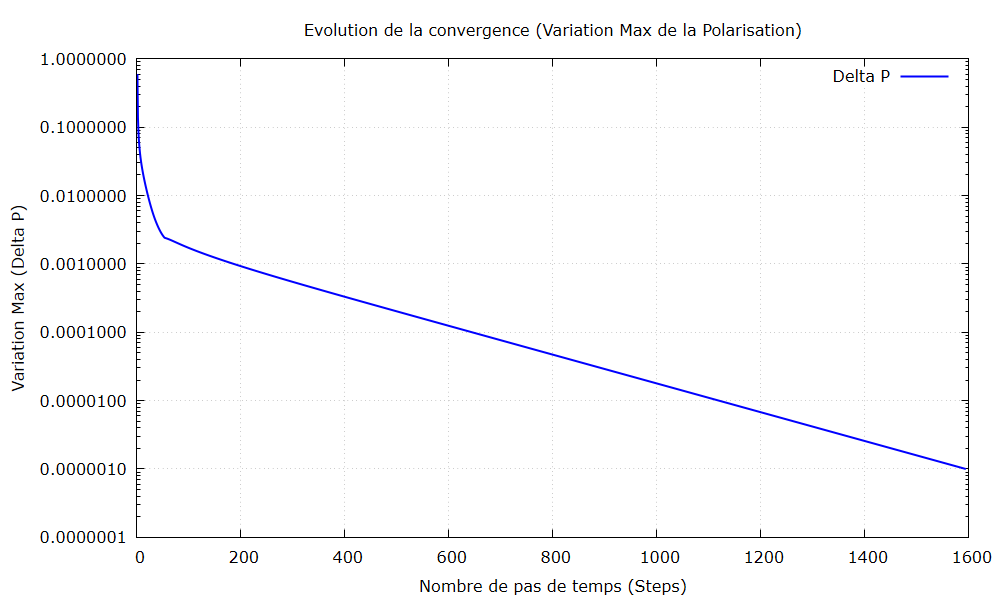

This chart was generated by the following gnuplot code:
# --- Configuration de la sortie ---
set terminal pngcairo size 1000, 600 enhanced font 'Verdana,12'
set output '../data/convergence/Polarization_convergence_maxchange.png'

# --- Titres et Légendes ---
set title "Evolution de la convergence (Variation Max de la Polarisation)"
set xlabel "Nombre de pas de temps (Steps)"
set ylabel "Variation Max (Delta P)"

# --- Échelle logarithmique ---
# Très important car ta variation varie de 10^-6 à 10^-4
set logscale y

# --- Grille et style ---
set grid
set key right top

# --- Paramètres de tracé ---

# On ignore la première ligne (l'en-tête "step,max_variation")
plot "../data/convergence/Polarization_convergence_maxchange.dat" skip 1 using 1:2 with lines lw 2 lc rgb "blue" title "Delta P"

# --- Message de fin ---
print "Graphique généré : convergence_plot.png"
